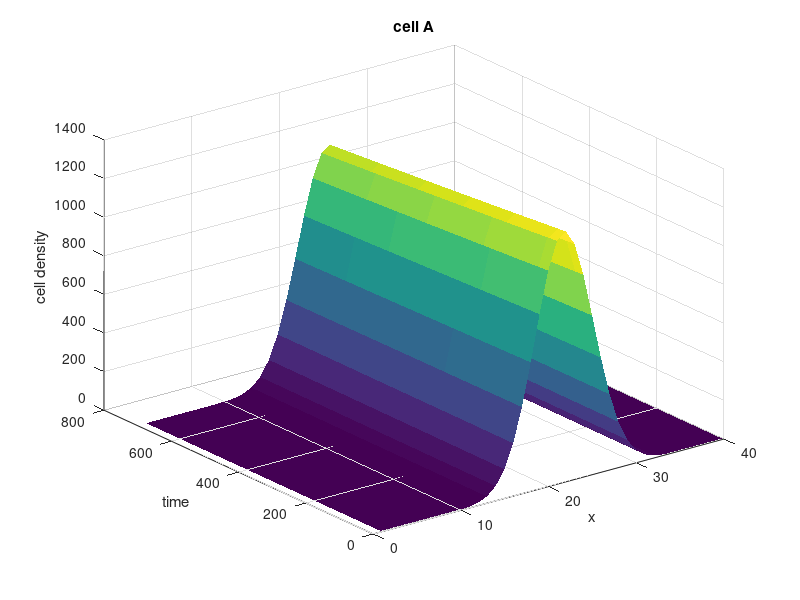
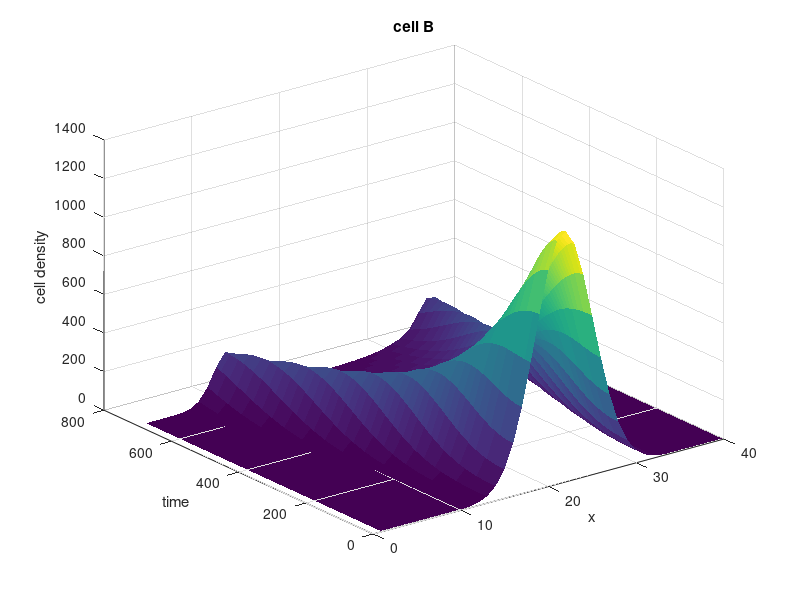
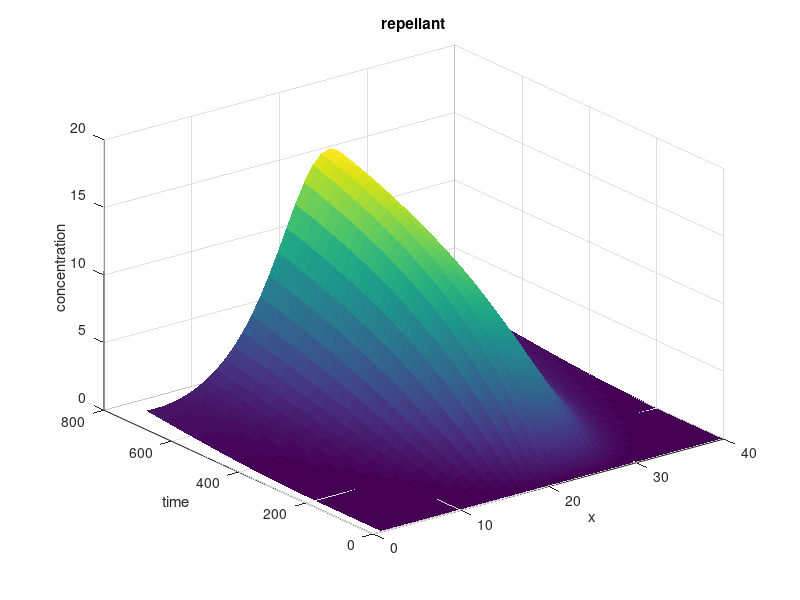
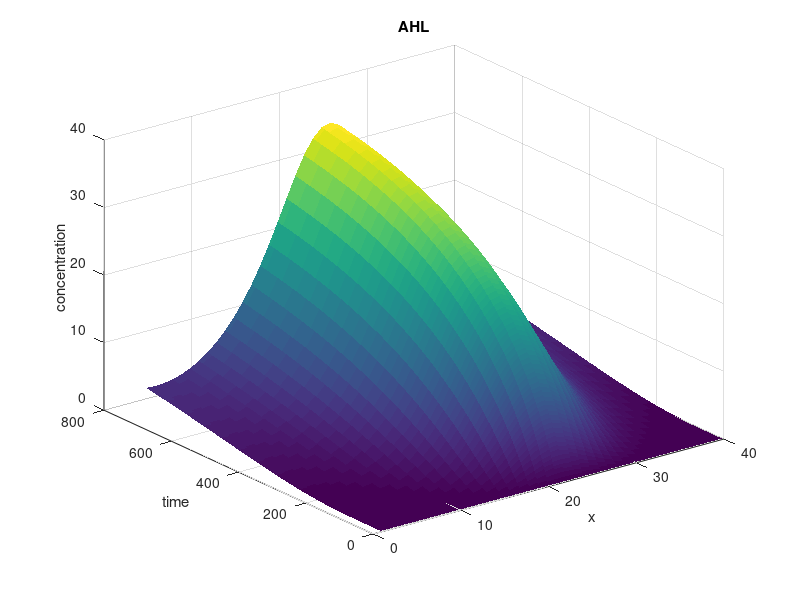

Reproduce these figures in MATLAB, in order.
% The matlab source code used to compute the 1d simulation at the top of
% the page. The 2015 Ku Leuven Igem team.

%% Load constants.
Da = 0.072*10^(-3);     %1*10^(-6)*3600; %(cm)^2/h;
Db = 1*10^(-4);     %5*10^(-6)*3600; %(cm)^2/h;
Dr = 26.46*10^(-3);     %(cm)^2/h; 0.02628 = 0.2628*10^(-1) = 2.628*10^(-2)
Dh = 50*10^(-3);        %(cm)^2/h; 
Dc = 20^(-2);

dt = 0.1; %h
tend = 70; %h
Xlen = 8.0; %cm
J = 40; %#

dx = Xlen/J; %cm
steps = tend/dt %#
mu = dt/dx^2 %s/cm^2

A = zeros(int32(steps),J);
B = zeros(int32(steps),J);
R = zeros(int32(steps),J);
H = zeros(int32(steps),J);

preDif = zeros(1,J);

Kc = 20;
gamma = 10^(-5);
As = 1.0 * 10^2; % (cl)^(-1);
Bs = 1.0 * 10^2; % (cl)^(-1);
kr = 5.4199*10^(-4); %fmol/h
kh = 17.9*10^(-4);   %fnmol/h
KAbsorbR = 1/80;
KAbsorbH = 1/48;
idx = 2:1:(J-1);

%% Set intial condition.
x = meshgrid(linspace(0,Xlen,J));
x = -100*(x - x.^2).*exp(-1 .*((x - 4).^2));
%Cell density of celly type A.
A(1,:) = x(1,:) + abs(0.01*randn(1,length(x(1,:))));
%A(1,(J/2-2):(J/2+2)) = 2;
%Cell density of cell type B.
B(1,:) = x(1,:) + abs(0.01*randn(1,length(x(1,:))));
%B(1,(J/2-2):(J/2+2)) = 2;

%Concentration of the replellant.
R(1,:) = 0.01;
H(1,:) = 0.01;

%% run simulation.
for t = 1:1:steps
    
    %% Compute the next time step of the A-Type cells:
    %A(t+1,:) = A(t,:);
    A(t+1,idx) = A(t,idx) + (dt.* (Da/dx^2  .* ( A(t,idx-1) + A(t,idx+1) - 2.*A(t,idx))) ...
                 +gamma.* A(t,idx) .* (1 - A(t,idx)./As));
    
    %% Compute the next time step of the B-Type cells:
    
    %Xn =  -B(t,:) .* (Db.*Kc1./(Kc2 + Kc3.*H(t,:).*R(t,:)));
    Xn = -B(t,:) .* Kc .* 1./(R(t,:));
   
    betaP = (Xn(idx+1) + Xn(idx))./2; 
    betaN = (Xn(idx-1) + Xn(idx)) ./ 2;
        
    B(t+1,idx) = B(t,idx) +  ...
                 dt .* (Db.*H(t,idx)./(dx^2)  .* ( B(t,idx-1) + B(t,idx+1) - 2.*B(t,idx) ...
                     - (betaP .* (R(t,idx+1) - R(t,idx)) ...
                     -  betaN .* (R(t,idx)- R(t,idx-1))))...
                     + gamma .* B(t,idx) .* (1 - B(t,idx)./Bs));
    
    %% Compute the repellant:
    R(t+1,idx) = R(t,idx) + dt*( Dr .* (R(t,idx+1) + R(t,idx-1) -  ...
                 2*R(t,idx))./(dx^2) + kr.*A(t,idx) - KAbsorbR * R(t,idx)); 
             
    %% Compute the AHL    
    H(t+1,idx) = H(t,idx) + dt*( Dh .* (H(t,idx+1) + H(t,idx-1) -  ...
                 2*H(t,idx))./(dx^2) + kh.*A(t,idx) - KAbsorbH * H(t,idx)); 
              
             
       
    %% Symmetric boundary conditions:
    %A
    %A(t+1,1)   = A(t,1) + dt/dx^2 * (Da*( A(t,2)+A(t,end) - 2*A(t,1)));
    %A(t+1,end) = B(t,end) + dt/dx^2 * (Da*(A(t,end-1)+A(t,1) - 2*A(t,end)));
    A(t+1,1) = 0;
    A(t+1,end) = 0;
    
    %B
    betaP    = (Xn(2) + Xn(1))./2;
    betaBeam = (Xn(end) + Xn(1))./ 2;
    B(t+1,1)   = B(t,1) + ...
                     dt .* (Db * H(t,1)/(dx^2) .* (B(t,end) + B(t,2) - 2.*B(t,1) ...
                     - (betaP .* (R(t,2) - R(t,1)) ...
                     -  betaBeam .* (R(t,1)- R(t,end)))) ...
                     + gamma .* B(t,1) .* (1 - B(t,1)./Bs));
    betaN   = (Xn(end-1) + Xn(end))./2;
    B(t+1,end) = B(t,end) + ...
                     dt .* (Db * H(t,end)/(dx^2) .* (Db * (B(t,end-1) + B(t,1) - 2.*B(t,end)) ...
                     - (betaBeam .* (R(t,1) - R(t,end)) ...
                     -  betaN .* (R(t,end)- R(t,end-1)))) ...
                     + gamma .* B(t,end) .* (1 - B(t,end)./Bs));
                 
    %Repellant             
    R(t+1,1) = R(t,1) + dt*( Dr .* (R(t,2) + R(t,end)...
                 - 2*R(t,1))./(dx^2) - kr.*A(t,1));
    R(t+1,end) = R(t,end) + dt*( Dr .* (R(t,1) ...
                 + R(t,end-1) - 2*R(t,end))./(dx^2) ...
                 + kr.*A(t,end) - KAbsorbR * R(t,end));
             
    %AHL
    H(t+1,1) = H(t,1) + dt*( Dh .* (H(t,2) + H(t,end)...
                 - 2*H(t,1))./(dx^2) - kh.*A(t,1));
    H(t+1,end) = H(t,end) + dt*( Dh .* (H(t,1) ...
                 + H(t,end-1) - 2*H(t,end))./(dx^2) ...
                 + kh.*A(t,end) - KAbsorbH * H(t,end));
    

end

figure(1);clf;surf(A);shading('flat');xlabel('x');ylabel('time');title('cell A');zlabel('cell density');
figure(2);clf;surf(B);shading('flat');xlabel('x');ylabel('time');title('cell B');zlabel('cell density');
figure(3);clf;surf(R);shading('flat');xlabel('x');ylabel('time');title('repellant');zlabel('concentration');
figure(4);clf;surf(H);shading('flat');xlabel('x');ylabel('time');title('AHL');zlabel('concentration');
%figure(5);clf;surf(R-H);shading('flat');xlabel('x');ylabel('time');title('repellant-AHL');

%% make movie:
%  vidObj=VideoWriter('simulation_Hours2.avi');
%  set(vidObj,'FrameRate',10);
%  open(vidObj);
%  
%  for t = 1:2:steps
%      figure(1);clf;
%      plot(A(t,:));xlabel('x');ylabel('#cells and concentration*10');
%      hold on;
%      plot(B(t,:))
%      plot(R(t,:).*10);
%      plot(H(t,:).*10);
%      ylim([0 1300]);
%      legend('A','B','rep','AHL')
%      
%     % Display the time.
%     hours = dt*t;
%     mFigure = gcf;
%     % Create a uicontrol of type "text"
%     mTextBox = uicontrol('style','text')
%     string = [num2str(hours) ' h'];
%     set(mTextBox,'string',string);
%     mTextBox.Position = [85 360 80 20];
%     mTextBox.BackgroundColor = [1 1 1];
%     mTextBox.FontWeight = 'bold';
%     writeVideo(vidObj,getframe(gcf)); 
%     hours
%  end
%  vidObj.close();


